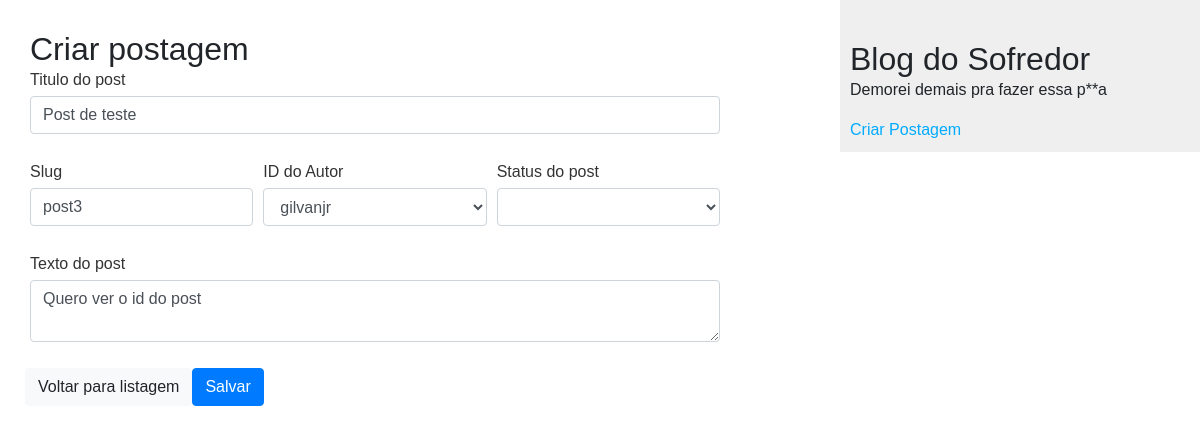
The app's page /blog/update/5 with its own data.
### blog/models.py (models this page shows, shortened)
class Post(models.Model):
   STATUS_CHOICES = (
       ('draft', 'Draft'),
       ('published', 'Published'),
   )
   title = models.CharField(max_length=250)
   slug = models.SlugField(max_length=250, unique_for_date='publish')
   author = models.ForeignKey(User, on_delete=models.CASCADE, related_name='blog_posts')
   body = models.TextField()
   publish = models.DateTimeField(default=timezone.now)
   created = models.DateTimeField(auto_now_add=True)
   updated = models.DateTimeField(auto_now=True)
   status = models.CharField(max_length=10, choices=STATUS_CHOICES, default='draft')
   class Meta:
       ordering = ('-publish',)

### blog/views.py (the view, shortened to what this page needs)
# urls.py: path('update/<int:id>', views.post_update, name='post_update')
def post_update(request, id):
    users = User.objects.all()
    post = Post.objects.filter(id=id)
    return render(request, 'blog/post/create-post.html', {
        'users': users,
        'post': post[0],
    })

### blog/templates/blog/post/create-post.html (shortened to what this page needs)
{% extends "blog/base.html" %}
{% block content %}
<h2>Criar postagem</h2>
<form method="post" action="{% if not post %}/blog/create{% else %}/blog/update/{{post.id}}{% endif %}">
  <div class="form-row">
    <div class="form-group col-md-12">
      <label for="inputEmail4">Titulo do post</label>
      <input type="text" name="title" class="form-control" value="{{post.title}}">
    </div>
  </div>
  <div class="form-row">
    <div class="form-group col-md-4">
      <label>Slug</label>
      <input type="text" name="slug" class="form-control" value="{{post.slug}}" />
    </div>
    <div class="form-group col-md-4">
      <label>ID do Autor</label>
      <select name="author_id" class="form-control">
        {% for user in users %}
          <option value="{{user.id}}" {% if user.id == post.author_id%}selected{% endif%}>{{user.username}}</option>
        {% endfor %}
      </select>
    </div>
    <div class="form-group col-md-4">
      <label>Status do post</label>
      <select name="status" class="form-control">
        <option value=""></option>
        <option value="draft">Draft</option>
      </select>
    </div>
  </div>
  <div class="form-row">
    <div class="form-group col-md-12">
      <label>Texto do post</label>
      <textarea name="body" class="form-control">{{post.body}}</textarea>
    </div>
  </div>
  <div class="form-row">
    <a href="{% url 'blog:post_list' %}" class="btn btn-light">Voltar para listagem</a>
    <button type="submit" class="btn btn-primary">Salvar</button>
  </div
</form>
{% endblock %}

### blog/static/css/blog.css (style rules this page uses)
body { margin:0; padding:0; font-family:helvetica, sans-serif; }
a { color:#00abff; text-decoration:none; }
h2 { font-weight:normal; margin:30px 0 0; }
label { float:left; clear:both; color:#333; margin-bottom:4px; }
input, textarea { clear:both; float:left; margin:0 0 10px; background:#ededed; border:0; padding:6px 10px; font-size:12px; }

### records on screen
Post: title "Post de teste", slug "post3", author_id "gilvanjr", body "Quero ver o id do post"
